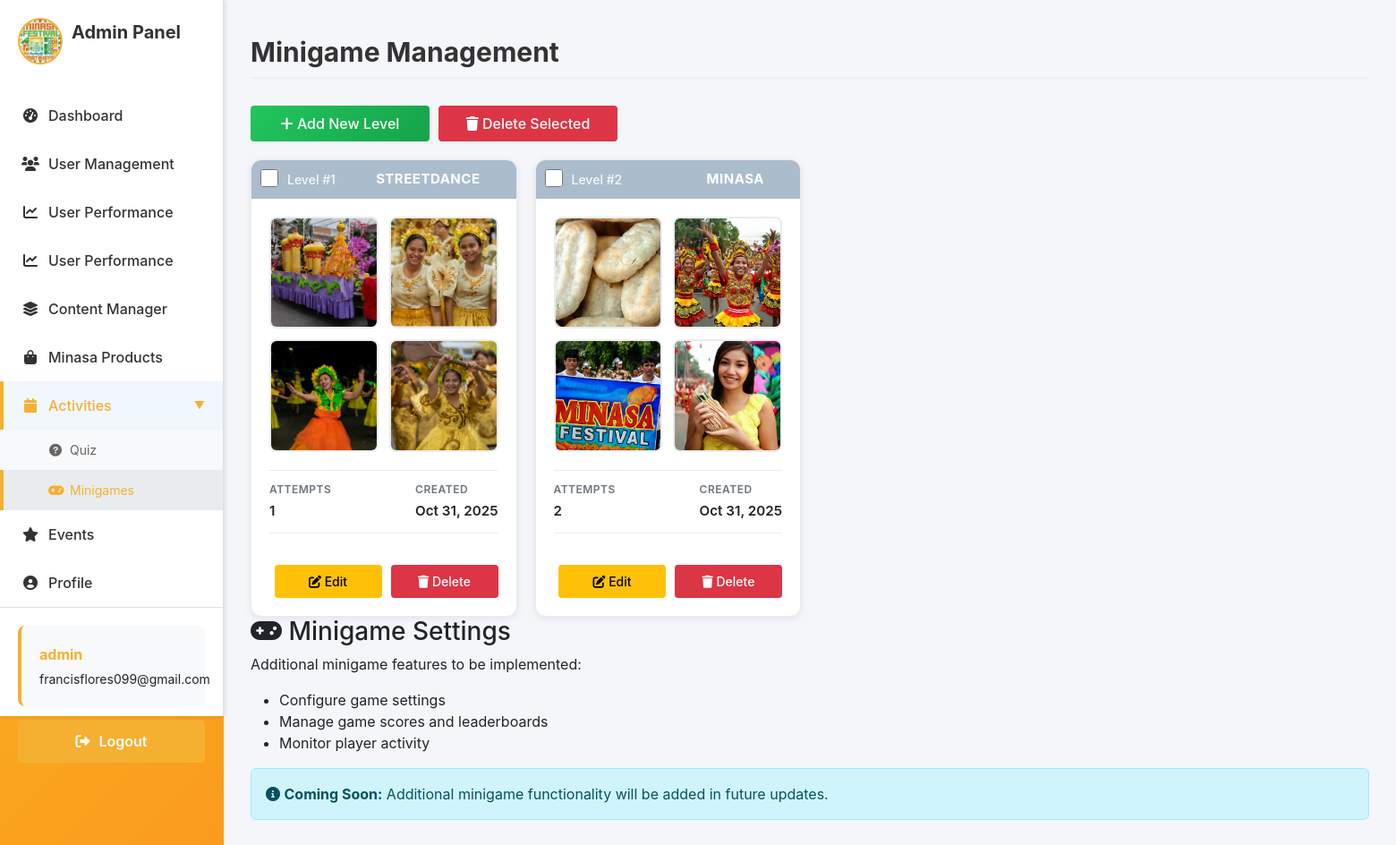
/adminpage/minigame/ (signed in), run on an earlier commit of the app's database.
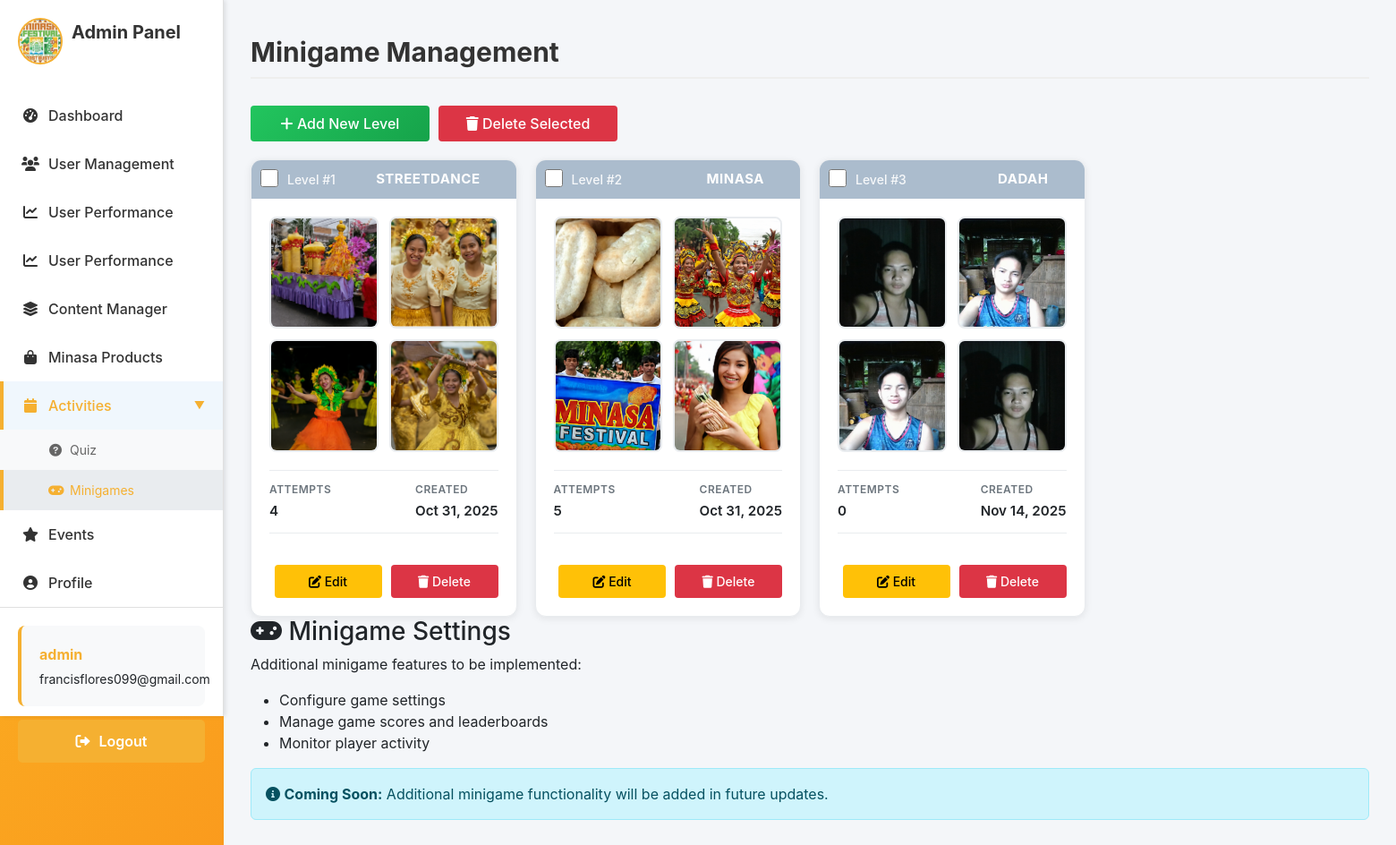
And on a later commit of the database.
### sections/models.py (models this page shows, shortened)
class MinigameLevel(models.Model):
    image1 = models.ImageField(upload_to='minigame/')
    image2 = models.ImageField(upload_to='minigame/')
    image3 = models.ImageField(upload_to='minigame/')
    image4 = models.ImageField(upload_to='minigame/')
    answer = models.CharField(max_length=50)
    attempts = models.PositiveIntegerField(default=0, help_text="Number of times this level has been attempted")
    created_at = models.DateTimeField(auto_now_add=True)
    class Meta:
        verbose_name = "Minigame Level"
        verbose_name_plural = "Minigame Levels"
        ordering = ['-created_at']

### sections/views.py (the view)
# urls.py: path('adminpage/minigame/', views.admin_minigame, name='adminpage-minigame'),
@login_required
def admin_minigame(request):
    if request.user.username == 'admin' or request.user.is_superuser:
        from .models import MinigameLevel
        from .forms import MinigameLevelForm
        levels = MinigameLevel.objects.all().order_by('id')
        form = MinigameLevelForm()
        context = {
            'levels': levels,
            'total_levels': levels.count(),
            'form': form,
        }
        return render(request, 'adminpage/admin-minigame.html', context)
    else:
        return redirect('home')

### sections/forms.py
class MinigameLevelForm(forms.ModelForm):
    class Meta:
        model = MinigameLevel
        fields = ['image1', 'image2', 'image3', 'image4', 'answer']
        widgets = {
            'image1': forms.FileInput(attrs={'accept': 'image/*'}),
            'image2': forms.FileInput(attrs={'accept': 'image/*'}),
            'image3': forms.FileInput(attrs={'accept': 'image/*'}),
            'image4': forms.FileInput(attrs={'accept': 'image/*'}),
            'answer': forms.TextInput(attrs={'placeholder': 'Enter the correct answer'}),
        }

### sections/templates/adminpage/admin-minigame.html (shortened to what this page needs)
{% extends "users/base.html" %}
{% load static %}
{% block content %}
<link rel="stylesheet" href="{% static 'css/adminside.css' %}">
<div class="admin-sidebar">
    <div class="sidebar-header">
        <div class="logo-container">
            <img src="/media/images/logo.png" alt="Minasa Festival Logo" style="max-width: 80px; height: auto;" />
        </div>
        <h2>Admin Panel</h2>
    </div>
    <ul class="admin-nav">
        <li><a href="{% url 'adminpage-admin-dashboard' %}"><i class="fas fa-tachometer-alt"></i> Dashboard</a></li>
        <li><a href="{% url 'adminpage-user-management' %}"><i class="fas fa-users"></i> User Management</a></li>
                <li><a href="{% url 'adminpage-user-performance' %}"><i class="fas fa-chart-line"></i> User Performance</a></li>
        <li><a href="{% url 'adminpage-user-performance' %}"><i class="fas fa-chart-line"></i> User Performance</a></li>
        <li><a href="{% url 'adminpage-content-manager' %}"><i class="fas fa-layer-group"></i> Content Manager</a></li>
        <li><a href="{% url 'adminpage-minasa-products' %}"><i class="fas fa-shopping-bag"></i> Minasa Products</a></li>
        <li class="nav-section active">
            <div class="nav-section-header active"><i class="fas fa-calendar"></i> Activities</div>
            <div class="nav-submenu">
                <a href="{% url 'adminpage-activities' %}"><i class="fas fa-question-circle"></i> Quiz</a>
                <a href="{% url 'adminpage-minigame' %}" class="active"><i class="fas fa-gamepad"></i> Minigames</a>
            </div>
        </li>
        <li><a href="{% url 'adminpage-festival-calendar' %}"><i class="fas fa-star"></i> Events</a></li>
                <li><a href="{% url 'adminpage-admin-profile' %}"><i class="fas fa-user-circle"></i> Profile</a></li>
    </ul>
    <div class="admin-actions">
        <div class="admin-user-info">
            <p><strong>{{ user.username }}</strong></p>
            <p>{{ user.email|default:"No email" }}</p>
        </div>
        <form method="post" action="{% url 'logout' %}">
            <button type="submit" class="btn-logout"><i class="fas fa-sign-out-alt"></i> Logout</button>
        </form>
    </div>
</div>
<div class="admin-content">
    <div class="admin-header">
        <h1>Minigame Management</h1>
    </div>
    <div class="admin-panels">
        <div class="admin-panel">
            <div class="panel-content">
                {% if levels %}
                    <div style="margin-bottom: 0px; display: flex; justify-content: space-between; align-items: center; gap: 12px; width: 1400px;">
                        <div style="display:flex; gap:10px; align-items:center;">
                           <button type="button" style="width: 200px;margin-top: -0px;" class="btn btn-primary" data-bs-toggle="modal" data-bs-target="#addLevelModal">
                                <i class="fas fa-plus"></i> Add New Level
                            </button>
                            <button type="button" style="width: 200px;" class="btn btn-danger" id="deleteSelectedBtn" onclick="deleteSelectedLevels()">
                                <i class="fas fa-trash"></i> Delete Selected
                            </button>
                                                   </div>
                    </div>
                    <div class="levels-grid">
                                {% for level in levels %}
                        <div class="level-card">
                            <div class="level-card-checkbox">
                                <input type="checkbox" class="level-checkbox" value="{{ level.id }}" onchange="updateDeleteButton()">
                            </div>
                            <div class="level-card-header">
                                <div class="level-id">Level #{{ forloop.counter }}</div>
                                <div class="level-answer">{{ level.answer }}</div>
                            </div>
                            <div class="level-card-body">
                                <div class="level-images">
                                    <div class="level-image-item">
                                            {% if level.image1 %}
                                            <img src="{{ level.image1.url }}" alt="Image 1">
                                            {% else %}
                                            <div class="no-image">-</div>
                                            {% endif %}
                                    </div>
                                    <div class="level-image-item">
                                            {% if level.image2 %}
                                            <img src="{{ level.image2.url }}" alt="Image 2">
                                            {% else %}
                                            <div class="no-image">-</div>
                                            {% endif %}
                                    </div>
                                    <div class="level-image-item">
                                            {% if level.image3 %}
                                            <img src="{{ level.image3.url }}" alt="Image 3">
                                            {% else %}
                                            <div class="no-image">-</div>
                                            {% endif %}
                                    </div>
                                    <div class="level-image-item">
                                            {% if level.image4 %}
                                            <img src="{{ level.image4.url }}" alt="Image 4">
                                            {% else %}
                                            <div class="no-image">-</div>
                                            {% endif %}
                                        </div>
                                </div>
                                <div class="level-info">
                                    <div class="level-info-item">
                                        <span class="level-info-label">Attempts</span>
                                        <span class="level-info-value">{{ level.attempts }}</span>
                                    </div>
                                    <div class="level-info-item">
                                        <span class="level-info-label">Created</span>
                                        <span class="level-info-value">{{ level.created_at|date:"M d, Y" }}</span>
                                    </div>
                                </div>
                            </div>
                            <div class="level-card-footer">
                                <button type="button" class="btn btn-sm btn-warning" onclick="editLevel({{ level.id }})">
                                            <i class="fas fa-edit"></i> Edit
                                        </button>
                                        <button type="button" class="btn btn-sm btn-danger" onclick="deleteLevel({{ level.id }})">
                                            <i class="fas fa-trash"></i> Delete
                                        </button>
                            </div>
                        </div>
                                {% endfor %}
                    </div>
                {% else %}
                    <div class="alert alert-info">
                        <i class="fas fa-info-circle"></i>
                        <strong>No levels found.</strong> Start by adding your first minigame level using the button above.
                    </div>
                {% endif %}
            </div>
        </div>
        <div class="admin-panel">
            <div class="panel-header">
                <h3><i class="fas fa-gamepad"></i> Minigame Settings</h3>
            </div>
            <div class="panel-content">
                <p>Additional minigame features to be implemented:</p>
                <ul>
                    <li>Configure game settings</li>
                    <li>Manage game scores and leaderboards</li>
                    <li>Monitor player activity</li>
                </ul>
                <div class="alert alert-info">
                    <i class="fas fa-info-circle"></i>
                    <strong>Coming Soon:</strong> Additional minigame functionality will be added in future updates.
                </div>
            </div>
        </div>
    </div>
</div>
{% endblock %}

### sections/templates/users/base.html (shortened to what this page needs)
<!DOCTYPE html>
<html lang="en">
<head>
    {% load static %}
    <link href="https://cdn.jsdelivr.net/npm/bootstrap@5.3.0/dist/css/bootstrap.min.css" rel="stylesheet">
    <link href="https://cdnjs.cloudflare.com/ajax/libs/font-awesome/6.0.0/css/all.min.css" rel="stylesheet">
    <link href="{% static 'css/auth.css' %}" rel="stylesheet">
</head>
<body>
    <div class="container mt-4">
        {% block content %}{% endblock %}
    </div>
</body>
</html>

### minasaelearning/static/css/auth.css (style rules this page uses)
body { background: linear-gradient(135deg, #fbbf24 0%, #f97316 100%); min-height: 100vh; display: flex; align-items: center; justify-content: center; padding: 1rem; background-attachment: fixed; font-family: -apple-system, BlinkMacSystemFont, 'Segoe UI', Roboto, Oxygen, Ubuntu, Cantarell, sans-serif; }
.btn-primary { width: 100%; padding: 0.875rem; font-size: 1rem; font-weight: 600; color: white; background: linear-gradient(135deg, #22c55e 0%, #16a34a 100%); border: none; border-radius: 8px; cursor: pointer; transition: all 0.3s ease; margin-top: 0.5rem; }
.btn { padding: 0.5rem 1rem; border: none; border-radius: 4px; cursor: pointer; font-weight: 500; }

### minasaelearning/static/css/adminside.css (style rules this page uses)
.admin-sidebar { width: 250px; background-color: #fff; height: 100vh; position: fixed; left: 0; top: 0; padding: 20px 0; display: flex; flex-direction: column; border-right: 1px solid #e0e0e0; box-shadow: 2px 0 5px rgba(0,0,0,0.1); z-index: 900; }
.sidebar-header { padding: 0 20px; margin-bottom: 30px; display: flex; align-items: center; }
.sidebar-header img { width: 50px; height: 50px; margin-right: 10px; border-radius: 50%; border: 2px solid #f5b031; object-fit: cover; }
.sidebar-header h2 { color: #f5b031; font-size: 20px; margin: 0; font-weight: 700; margin: 0 0 20px 0; color: #333; }
.admin-nav { list-style: none; padding: 0; margin: 0; flex-grow: 1; }
.admin-nav li { padding: 0; }
.admin-nav a { display: flex; align-items: center; padding: 15px 20px; color: #333; text-decoration: none; transition: background-color 0.3s, color 0.3s; border-left: 4px solid transparent; font-weight: 500; }
.admin-nav a:hover, .admin-nav a.active { background-color: #f0f7fd; color: #f5b031; border-left: 4px solid #f5b031; }
.admin-nav i { margin-right: 10px; width: 20px; text-align: center; }
.nav-section { padding: 0; }
.nav-section-header { display: flex; align-items: center; padding: 15px 20px; color: #333; text-decoration: none; transition: background-color 0.3s, color 0.3s; border-left: 4px solid transparent; font-weight: 500; cursor: pointer; position: relative; }
.nav-section-header::after { content: '▼'; position: absolute; right: 20px; font-size: 12px; transition: transform 0.3s ease; }
.nav-section { list-style: none; padding: 0; margin: 0; }
.nav-section.active::after { transform: rotate(180deg); }
.nav-section-header:hover, .nav-section-header.active { background-color: #f0f7fd; color: #f5b031; border-left: 4px solid #f5b031; }
.nav-section-header i { margin-right: 10px; width: 20px; text-align: center; }
.nav-submenu { padding: 0; margin: 0; background-color: #f8f9fa; display: none; transition: all 0.3s ease; }
.nav-section.active .nav-submenu { display: block; }
.nav-submenu a { display: flex; align-items: center; padding: 12px 20px 12px 50px; color: #666; text-decoration: none; transition: background-color 0.3s, color 0.3s; border-left: 4px solid transparent; font-weight: 400; font-size: 14px; }
.nav-submenu a:hover, .nav-submenu a.active { background-color: #e9ecef; color: #f5b031; border-left: 4px solid #f5b031; }
.nav-submenu i { margin-right: 8px; width: 16px; text-align: center; }
.admin-actions { margin-top: auto; margin-bottom: 50px; padding: 20px; border-top: 1px solid #e0e0e0; }
.btn-logout { display: flex; align-items: center; justify-content: center; padding: 12px 20px; color: #fff; text-decoration: none; background-color: #f5b031; border: none; border-radius: 5px; font-weight: 600; transition: background-color 0.3s; cursor: pointer; width: 100%; }
.btn-logout i { margin-right: 10px; }
.admin-content { margin-left: 250px; padding: 30px; width: calc(100% - 250px); background-color: #f4f6f9; min-height: 100vh; box-sizing: border-box; }
.admin-content h1 { color: #333; margin-bottom: 30px; margin-top: 10px; font-size: 30px; font-weight: 700; border-bottom: 2px solid #eee; padding-bottom: 10px; }
.admin-panels { margin-top: 30px; }
.admin-user-info { padding: 15px 20px; margin-bottom: 15px; background-color: #f8f9fa; border-radius: 8px; border-left: 4px solid #f5b031; }
.admin-user-info p { margin: 5px 0; font-size: 14px; }
.admin-user-info p strong { color: #f5b031; font-size: 16px; }

What changed in the data, as far as the page shows it:
changed MinigameLevel "STREETDANCE": attempts "1" → "4"
changed MinigameLevel "MINASA": attempts "2" → "5"
added MinigameLevel: answer "DADAH", image1 (picture), image2 (picture), image3 (picture), image4 (picture), attempts "0", created_at "Nov 14, 2025"
